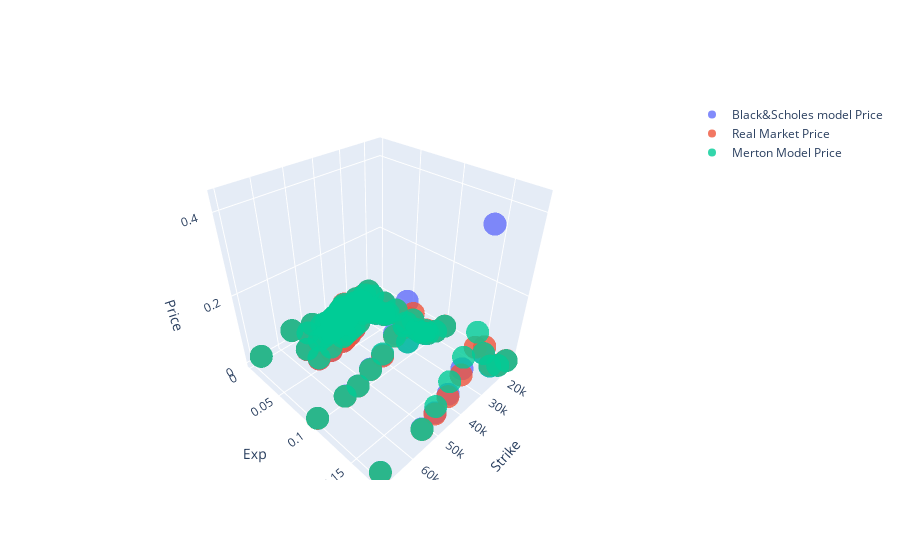

Write notebook code for a chart like this one.
### Code cell
x = option.df['K']
y = option.df['_T']
z = option.df['BS_PRICE']
z2 = option.df['mid']
z3 = option.df['MERTON_PRICE']


#fig = go.Figure(data=[go.Scatter3d(x=x, y=y, z=z , mode='markers', name='BS price')])

fig = go.Figure(data=[go.Scatter3d(x=x, y=y, z=z , mode='markers', name='Black&Scholes model Price', marker=dict(opacity=0.8)),
                      go.Scatter3d(x=x, y=y, z=z2, mode='markers', name='Real Market Price', marker=dict(opacity=0.8)),
                      go.Scatter3d(x=x, y=y, z=z3, mode='markers', name='Merton Model Price', marker=dict(opacity=0.8))])


fig.update_scenes(xaxis_title_text='Strike', yaxis_title_text='Exp', zaxis_title_text='Price') 
fig.show()

rms_merton = mean_squared_error(option.df['mid'], option.df['MERTON_PRICE'], squared=False)
rms_bs = mean_squared_error(option.df['mid'], option.df['BS_PRICE'], squared=False)

print('Root Mean Squared Error | MERTON = {}%'.format(round(rms_merton*100,6)))
print('Root Mean Squared Error | B&S    = {}%'.format(round(rms_bs*100,6)))
